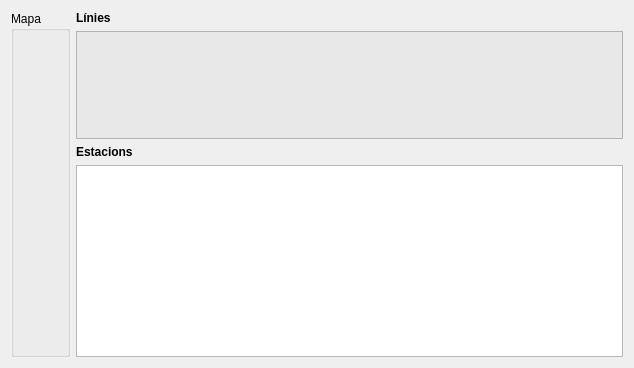
<?xml version="1.0" encoding="UTF-8"?>
<ui version="4.0">
 <class>Dialog</class>
 <widget class="QDialog" name="Dialog">
  <property name="geometry">
   <rect>
    <x>0</x>
    <y>0</y>
    <width>634</width>
    <height>368</height>
   </rect>
  </property>
  <property name="windowTitle">
   <string>Visor del Mapa</string>
  </property>
  <layout class="QHBoxLayout" name="horizontalLayout">
   <item>
    <widget class="QGroupBox" name="mapGruopBox">
     <property name="minimumSize">
      <size>
       <width>0</width>
       <height>0</height>
      </size>
     </property>
     <property name="title">
      <string>Mapa</string>
     </property>
    </widget>
   </item>
   <item>
    <layout class="QVBoxLayout" name="verticalLayout_3">
     <property name="sizeConstraint">
      <enum>QLayout::SetMinimumSize</enum>
     </property>
     <item>
      <layout class="QVBoxLayout" name="verticalLayout_2">
       <item>
        <widget class="QLabel" name="label">
         <property name="font">
          <font>
           <weight>75</weight>
           <bold>true</bold>
          </font>
         </property>
         <property name="text">
          <string>Línies</string>
         </property>
        </widget>
       </item>
       <item>
        <widget class="QListWidget" name="viewerListLines">
         <property name="enabled">
          <bool>false</bool>
         </property>
         <property name="sizePolicy">
          <sizepolicy hsizetype="Minimum" vsizetype="Maximum">
           <horstretch>0</horstretch>
           <verstretch>0</verstretch>
          </sizepolicy>
         </property>
         <property name="palette">
          <palette>
           <active>
            <colorrole role="WindowText">
             <brush brushstyle="SolidPattern">
              <color alpha="255">
               <red>0</red>
               <green>0</green>
               <blue>0</blue>
              </color>
             </brush>
            </colorrole>
            <colorrole role="Button">
             <brush brushstyle="SolidPattern">
              <color alpha="255">
               <red>232</red>
               <green>232</green>
               <blue>232</blue>
              </color>
             </brush>
            </colorrole>
            <colorrole role="Light">
             <brush brushstyle="SolidPattern">
              <color alpha="255">
               <red>255</red>
               <green>255</green>
               <blue>255</blue>
              </color>
             </brush>
            </colorrole>
            <colorrole role="Midlight">
             <brush brushstyle="SolidPattern">
              <color alpha="255">
               <red>243</red>
               <green>243</green>
               <blue>243</blue>
              </color>
             </brush>
            </colorrole>
            <colorrole role="Dark">
             <brush brushstyle="SolidPattern">
              <color alpha="255">
               <red>116</red>
               <green>116</green>
               <blue>116</blue>
              </color>
             </brush>
            </colorrole>
            <colorrole role="Mid">
             <brush brushstyle="SolidPattern">
              <color alpha="255">
               <red>155</red>
               <green>155</green>
               <blue>155</blue>
              </color>
             </brush>
            </colorrole>
            <colorrole role="Text">
             <brush brushstyle="SolidPattern">
              <color alpha="255">
               <red>0</red>
               <green>0</green>
               <blue>0</blue>
              </color>
             </brush>
            </colorrole>
            <colorrole role="BrightText">
             <brush brushstyle="SolidPattern">
              <color alpha="255">
               <red>255</red>
               <green>255</green>
               <blue>255</blue>
              </color>
             </brush>
            </colorrole>
            <colorrole role="ButtonText">
             <brush brushstyle="SolidPattern">
              <color alpha="255">
               <red>0</red>
               <green>0</green>
               <blue>0</blue>
              </color>
             </brush>
            </colorrole>
            <colorrole role="Base">
             <brush brushstyle="SolidPattern">
              <color alpha="255">
               <red>255</red>
               <green>255</green>
               <blue>255</blue>
              </color>
             </brush>
            </colorrole>
            <colorrole role="Window">
             <brush brushstyle="SolidPattern">
              <color alpha="255">
               <red>232</red>
               <green>232</green>
               <blue>232</blue>
              </color>
             </brush>
            </colorrole>
            <colorrole role="Shadow">
             <brush brushstyle="SolidPattern">
              <color alpha="255">
               <red>0</red>
               <green>0</green>
               <blue>0</blue>
              </color>
             </brush>
            </colorrole>
            <colorrole role="AlternateBase">
             <brush brushstyle="SolidPattern">
              <color alpha="255">
               <red>243</red>
               <green>243</green>
               <blue>243</blue>
              </color>
             </brush>
            </colorrole>
            <colorrole role="ToolTipBase">
             <brush brushstyle="SolidPattern">
              <color alpha="255">
               <red>255</red>
               <green>255</green>
               <blue>220</blue>
              </color>
             </brush>
            </colorrole>
            <colorrole role="ToolTipText">
             <brush brushstyle="SolidPattern">
              <color alpha="255">
               <red>0</red>
               <green>0</green>
               <blue>0</blue>
              </color>
             </brush>
            </colorrole>
           </active>
           <inactive>
            <colorrole role="WindowText">
             <brush brushstyle="SolidPattern">
              <color alpha="255">
               <red>0</red>
               <green>0</green>
               <blue>0</blue>
              </color>
             </brush>
            </colorrole>
            <colorrole role="Button">
             <brush brushstyle="SolidPattern">
              <color alpha="255">
               <red>232</red>
               <green>232</green>
               <blue>232</blue>
              </color>
             </brush>
            </colorrole>
            <colorrole role="Light">
             <brush brushstyle="SolidPattern">
              <color alpha="255">
               <red>255</red>
               <green>255</green>
               <blue>255</blue>
              </color>
             </brush>
            </colorrole>
            <colorrole role="Midlight">
             <brush brushstyle="SolidPattern">
              <color alpha="255">
               <red>243</red>
               <green>243</green>
               <blue>243</blue>
              </color>
             </brush>
            </colorrole>
            <colorrole role="Dark">
             <brush brushstyle="SolidPattern">
              <color alpha="255">
               <red>116</red>
               <green>116</green>
               <blue>116</blue>
              </color>
             </brush>
            </colorrole>
            <colorrole role="Mid">
             <brush brushstyle="SolidPattern">
              <color alpha="255">
               <red>155</red>
               <green>155</green>
               <blue>155</blue>
              </color>
             </brush>
            </colorrole>
            <colorrole role="Text">
             <brush brushstyle="SolidPattern">
              <color alpha="255">
               <red>0</red>
               <green>0</green>
               <blue>0</blue>
              </color>
             </brush>
            </colorrole>
            <colorrole role="BrightText">
             <brush brushstyle="SolidPattern">
              <color alpha="255">
               <red>255</red>
               <green>255</green>
               <blue>255</blue>
              </color>
             </brush>
            </colorrole>
            <colorrole role="ButtonText">
             <brush brushstyle="SolidPattern">
              <color alpha="255">
               <red>0</red>
               <green>0</green>
               <blue>0</blue>
              </color>
             </brush>
            </colorrole>
            <colorrole role="Base">
             <brush brushstyle="SolidPattern">
              <color alpha="255">
               <red>255</red>
               <green>255</green>
               <blue>255</blue>
              </color>
             </brush>
            </colorrole>
            <colorrole role="Window">
             <brush brushstyle="SolidPattern">
              <color alpha="255">
               <red>232</red>
               <green>232</green>
               <blue>232</blue>
              </color>
             </brush>
            </colorrole>
            <colorrole role="Shadow">
             <brush brushstyle="SolidPattern">
              <color alpha="255">
               <red>0</red>
               <green>0</green>
               <blue>0</blue>
              </color>
             </brush>
            </colorrole>
            <colorrole role="AlternateBase">
             <brush brushstyle="SolidPattern">
              <color alpha="255">
               <red>243</red>
               <green>243</green>
               <blue>243</blue>
              </color>
             </brush>
            </colorrole>
            <colorrole role="ToolTipBase">
             <brush brushstyle="SolidPattern">
              <color alpha="255">
               <red>255</red>
               <green>255</green>
               <blue>220</blue>
              </color>
             </brush>
            </colorrole>
            <colorrole role="ToolTipText">
             <brush brushstyle="SolidPattern">
              <color alpha="255">
               <red>0</red>
               <green>0</green>
               <blue>0</blue>
              </color>
             </brush>
            </colorrole>
           </inactive>
           <disabled>
            <colorrole role="WindowText">
             <brush brushstyle="SolidPattern">
              <color alpha="255">
               <red>116</red>
               <green>116</green>
               <blue>116</blue>
              </color>
             </brush>
            </colorrole>
            <colorrole role="Button">
             <brush brushstyle="SolidPattern">
              <color alpha="255">
               <red>232</red>
               <green>232</green>
               <blue>232</blue>
              </color>
             </brush>
            </colorrole>
            <colorrole role="Light">
             <brush brushstyle="SolidPattern">
              <color alpha="255">
               <red>255</red>
               <green>255</green>
               <blue>255</blue>
              </color>
             </brush>
            </colorrole>
            <colorrole role="Midlight">
             <brush brushstyle="SolidPattern">
              <color alpha="255">
               <red>243</red>
               <green>243</green>
               <blue>243</blue>
              </color>
             </brush>
            </colorrole>
            <colorrole role="Dark">
             <brush brushstyle="SolidPattern">
              <color alpha="255">
               <red>116</red>
               <green>116</green>
               <blue>116</blue>
              </color>
             </brush>
            </colorrole>
            <colorrole role="Mid">
             <brush brushstyle="SolidPattern">
              <color alpha="255">
               <red>155</red>
               <green>155</green>
               <blue>155</blue>
              </color>
             </brush>
            </colorrole>
            <colorrole role="Text">
             <brush brushstyle="SolidPattern">
              <color alpha="255">
               <red>116</red>
               <green>116</green>
               <blue>116</blue>
              </color>
             </brush>
            </colorrole>
            <colorrole role="BrightText">
             <brush brushstyle="SolidPattern">
              <color alpha="255">
               <red>255</red>
               <green>255</green>
               <blue>255</blue>
              </color>
             </brush>
            </colorrole>
            <colorrole role="ButtonText">
             <brush brushstyle="SolidPattern">
              <color alpha="255">
               <red>116</red>
               <green>116</green>
               <blue>116</blue>
              </color>
             </brush>
            </colorrole>
            <colorrole role="Base">
             <brush brushstyle="SolidPattern">
              <color alpha="255">
               <red>232</red>
               <green>232</green>
               <blue>232</blue>
              </color>
             </brush>
            </colorrole>
            <colorrole role="Window">
             <brush brushstyle="SolidPattern">
              <color alpha="255">
               <red>232</red>
               <green>232</green>
               <blue>232</blue>
              </color>
             </brush>
            </colorrole>
            <colorrole role="Shadow">
             <brush brushstyle="SolidPattern">
              <color alpha="255">
               <red>0</red>
               <green>0</green>
               <blue>0</blue>
              </color>
             </brush>
            </colorrole>
            <colorrole role="AlternateBase">
             <brush brushstyle="SolidPattern">
              <color alpha="255">
               <red>232</red>
               <green>232</green>
               <blue>232</blue>
              </color>
             </brush>
            </colorrole>
            <colorrole role="ToolTipBase">
             <brush brushstyle="SolidPattern">
              <color alpha="255">
               <red>255</red>
               <green>255</green>
               <blue>220</blue>
              </color>
             </brush>
            </colorrole>
            <colorrole role="ToolTipText">
             <brush brushstyle="SolidPattern">
              <color alpha="255">
               <red>0</red>
               <green>0</green>
               <blue>0</blue>
              </color>
             </brush>
            </colorrole>
           </disabled>
          </palette>
         </property>
         <property name="selectionMode">
          <enum>QAbstractItemView::NoSelection</enum>
         </property>
        </widget>
       </item>
      </layout>
     </item>
     <item>
      <layout class="QVBoxLayout" name="verticalLayout">
       <item>
        <widget class="QLabel" name="label_2">
         <property name="font">
          <font>
           <weight>75</weight>
           <bold>true</bold>
          </font>
         </property>
         <property name="text">
          <string>Estacions</string>
         </property>
        </widget>
       </item>
       <item>
        <widget class="QListWidget" name="viewerListStations">
         <property name="sizePolicy">
          <sizepolicy hsizetype="Expanding" vsizetype="Minimum">
           <horstretch>0</horstretch>
           <verstretch>0</verstretch>
          </sizepolicy>
         </property>
        </widget>
       </item>
      </layout>
     </item>
    </layout>
   </item>
  </layout>
 </widget>
 <resources/>
 <connections/>
</ui>
